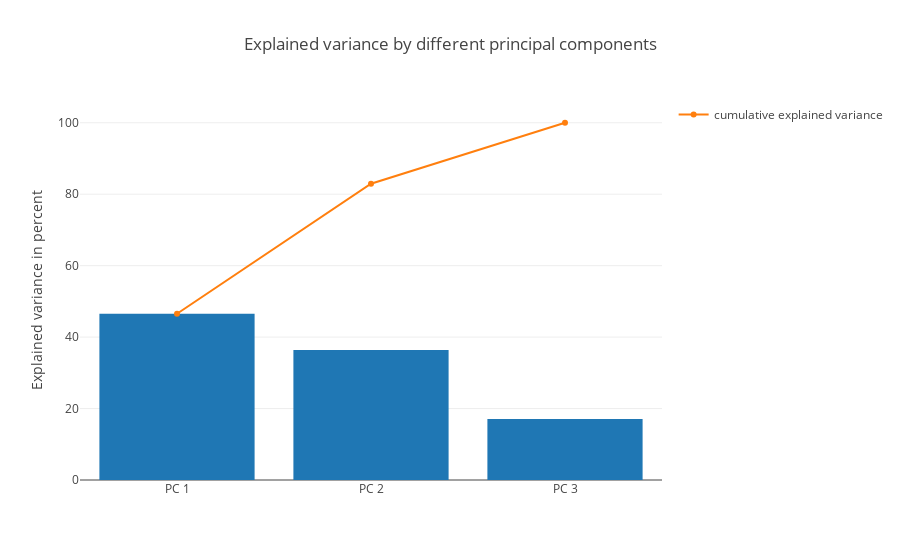

Notebook source saved alongside this figure:
### Code cell
tot = sum(eig_vals)
var_exp = [(i / tot)*100 for i in sorted(eig_vals, reverse=True)]
cum_var_exp = np.cumsum(var_exp)

trace1 = Bar(
        x=['PC %s' %i for i in range(1,5)],
        y=var_exp,
        showlegend=False)

trace2 = Scatter(
        x=['PC %s' %i for i in range(1,5)], 
        y=cum_var_exp,
        name='cumulative explained variance')

data = Data([trace1, trace2])

layout=Layout(
        yaxis=YAxis(title='Explained variance in percent'),
        title='Explained variance by different principal components')

fig = Figure(data=data, layout=layout)
iplot(fig)

### Figure 1 — Plotly figure (JSON) as saved in the notebook; plotly's stock layout.template omitted (floating-point values rounded to 4 significant figures)
{"data": [{"showlegend": false, "type": "bar", "uid": "531f9ba2-4267-4ebb-9ed6-db9eb78e46b7", "x": ["PC 1", "PC 2", "PC 3", "PC 4"], "y": [46.53, 36.41, 17.06]}, {"name": "cumulative explained variance", "type": "scatter", "uid": "1d04a868-19f5-46a2-a375-c3c6b3c487c2", "x": ["PC 1", "PC 2", "PC 3", "PC 4"], "y": [46.53, 82.94, 100]}], "layout": {"title": {"text": "Explained variance by different principal components"}, "yaxis": {"title": {"text": "Explained variance in percent"}}}}
